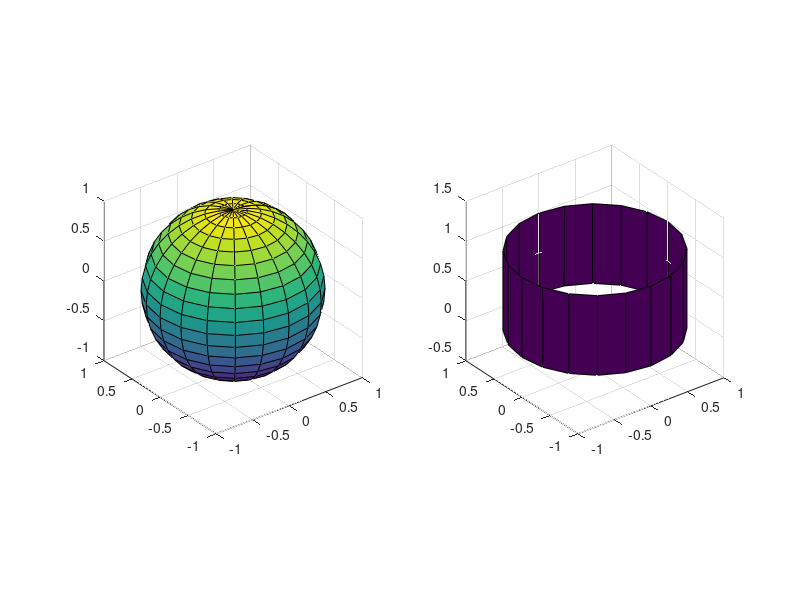
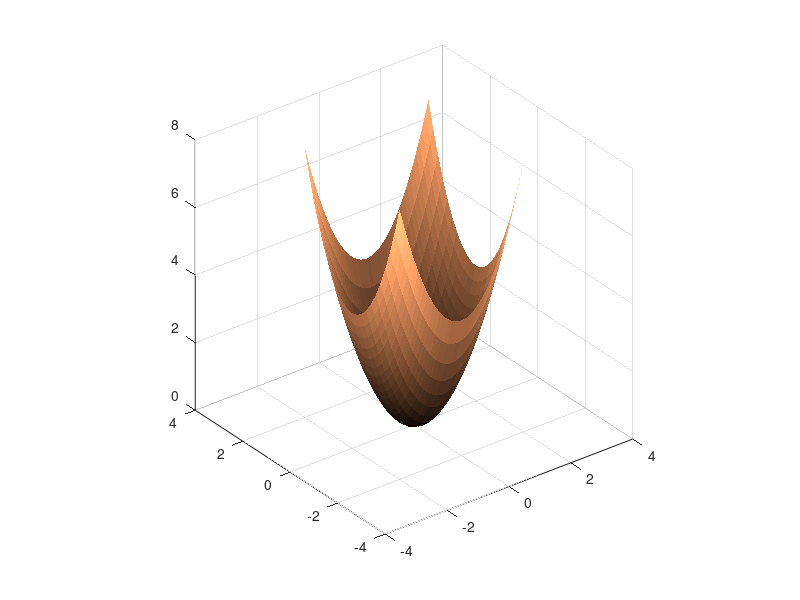
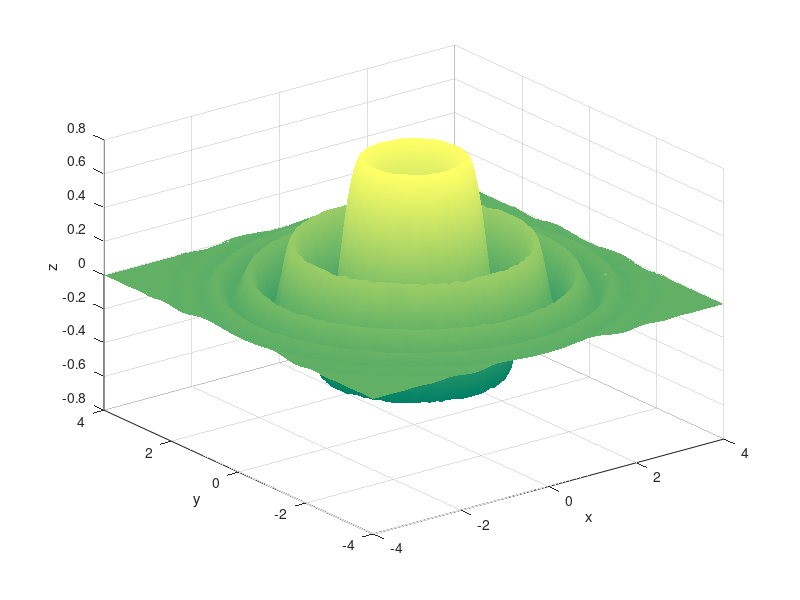

These charts were generated, in order, by the following MATLAB code:
figure
subplot(1,2,1)
sphere
axis equal
rotate3d

subplot(1,2,2)
cylinder
axis equal
rotate3d

figure
%subplot(2,2,3)
[x,y]= meshgrid(-2:0.1:2, -2:0.2:2); %generate matrices x and y
z= x.^2+y.^2;   %calc z at each x and y positioin, note .^ operation
surf(x,y,z);    %3D plot of z over x and y
axis equal
rotate3d
colormap('copper')  %change colour map
shading flat        %remove gridlines

figure
%subplot(2,2,4)
[x,y]= meshgrid(-4:0.1:4, -4:0.1:4);
z= exp(-((x.^2+y.^2)./4)).*sin((x.^2+y.^2)./2.*pi);
surf(x,y,z);
xlabel('x');
ylabel('y');
zlabel('z');
rotate3d
colormap('summer')      %change colour map
shading interp          %remove gridlines and contours
